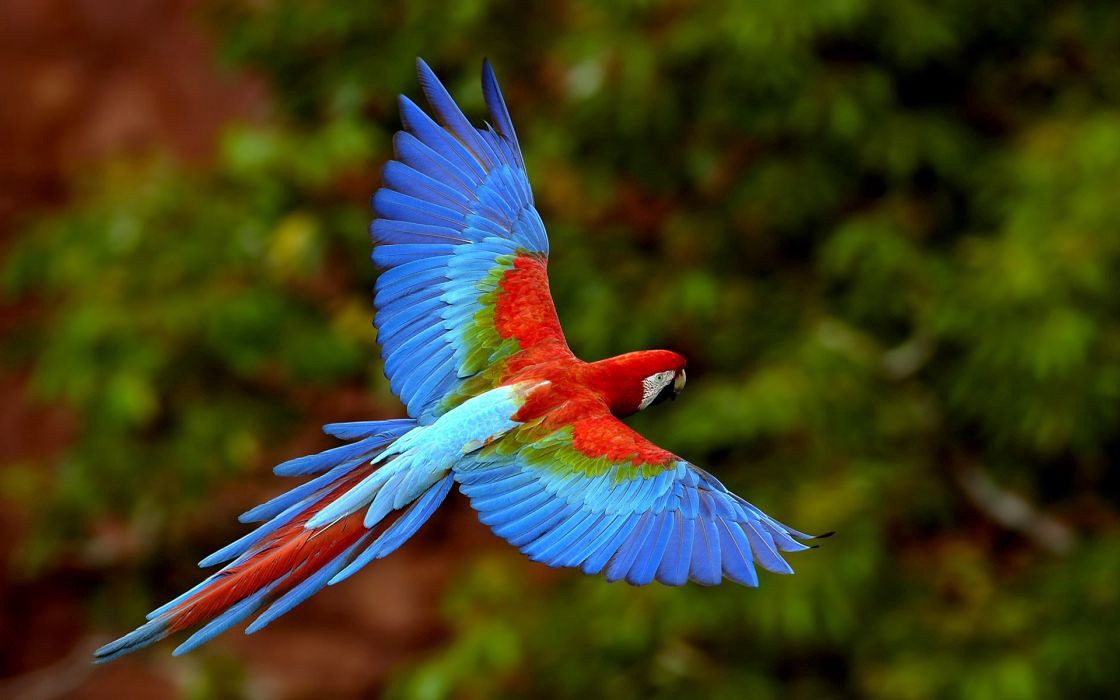
#> input picture ch_11_back_project/sample.jpeg, 1120 x 700 px, given in place of sample.jpg, which was not available
$ python distortion.py
#> lines starting #> are read from the running program, lines starting #| are printed output that depends on the picture; pictures that were not available may be replaced by others from this repository, and a replacement may not be noted
import cv2
import numpy as np
import os.path as osp
from matplotlib import pyplot as plt

file_path = osp.dirname(osp.abspath(__file__))
file_name = 'sample.jpg'
img_file = osp.join(file_path, file_name)
img = cv2.imread(img_file)
#> img is the input picture: shape (700, 1120, 3); mean B, G, R 28.9, 61, 63.5
h, w, _ = img.shape
#> h = 700; w = 1120

# Distort center
EXP, SCALE = 2, 1

mapy, mapx = np.indices((h, w), dtype=np.float32)
mapx, mapy = 2*mapx/(w - 1) - 1, 2*mapy/(h - 1) - 1

r, theta = cv2.cartToPolar(mapx, mapy)
r[r<SCALE] = r[r<SCALE]**EXP

mapx, mapy = cv2.polarToCart(r, theta)
mapx, mapy = (mapx + 1)*(w - 1)/2, (mapy + 1)*(h - 1)/2
distorted = cv2.remap(img, mapx, mapy, cv2.INTER_LINEAR)

cv2.imshow('Original', img)
cv2.imshow('Distorted', distorted)

# Distort Somewhere
dx, dy = 100, 100
normx, normy = max(dx, w - dx), max(dy, h - dy)
#> normx = 1020; normy = 600
mapy, mapx = np.indices((h, w), dtype=np.float32)
mapx, mapy = (mapx - dx)/normx, (mapy - dy)/normy

r, theta = cv2.cartToPolar(mapx, mapy)
r[r<SCALE] = r[r<SCALE]**EXP
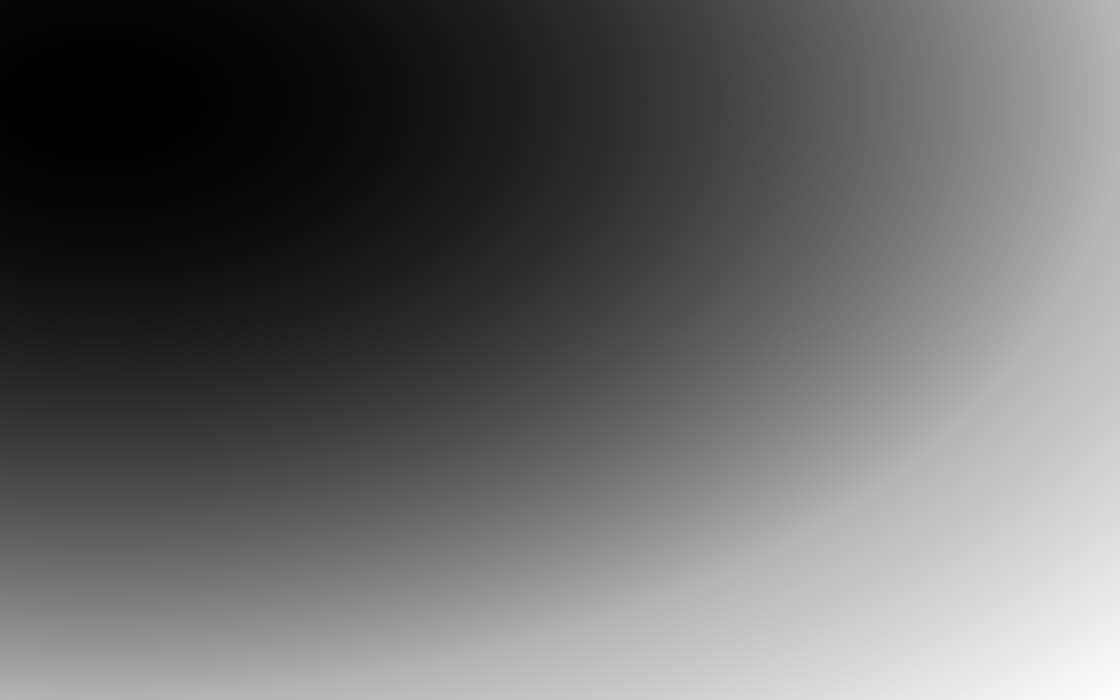
#> r: shape (700, 1120) float32; min 0, max 1.41, mean 0.565; drawn with min black and max white

mapx, mapy = cv2.polarToCart(r, theta)
mapx, mapy = mapx*normx + dx, mapy*normy + dy
distorted = cv2.remap(img, mapx, mapy, cv2.INTER_LINEAR)
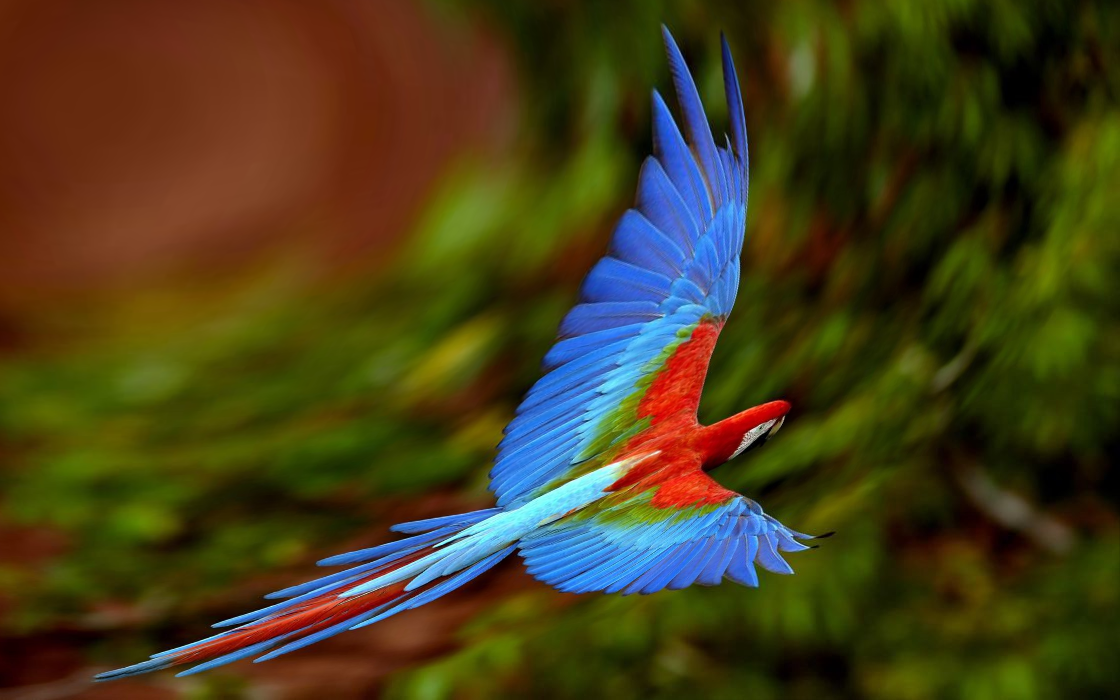
#> distorted: shape (700, 1120, 3); mean B, G, R 27.6, 62, 70.4

# Distort Anywhere
is_dragging = False
x0, y0 = -1, -1
mapx0, mapy0 = None, None
exp = 1
distorted = img.copy()

def distort(img, x, y):
    global mapx0, mapy0, distorted

    h, w, _ = img.shape
    norm_x, norm_y = max(x, w - x), max(y, h - y)
    mapy, mapx = np.indices((h, w), dtype=np.float32)

    mapx, mapy = (mapx - x) / norm_x, (mapy - y) / norm_y
    r, theta = cv2.cartToPolar(mapx, mapy)
    r[r<SCALE] = r[r<SCALE]**exp

    mapx, mapy = cv2.polarToCart(r, theta)
    mapx0, mapy0 = mapx*norm_x + x, mapy*norm_y + y
    distorted = cv2.remap(img, mapx0, mapy0, cv2.INTER_LINEAR)
    cv2.imshow(win_name, distorted)

def onMouse(event, x, y, flag, param):
    global x0, y0, is_dragging
    if event == cv2.EVENT_LBUTTONDOWN:
        is_dragging = True
        x0, y0 = x, y
        distort(img, x, y)
    elif event == cv2.EVENT_MOUSEMOVE:
        if is_dragging:
            x0, y0 = x, y
            distort(img, x, y)
    elif event == cv2.EVENT_LBUTTONUP:
        if is_dragging:
            is_dragging = False

def onChange(x):
    global exp
    exp = (x + 5) / 10
    distort(img, x0, y0)
    cv2.imshow(win_name, distorted)

win_name = 'Distort Anywhere'
cv2.namedWindow(win_name)
cv2.setMouseCallback(win_name, onMouse)
cv2.createTrackbar('EXP', win_name, 5, 15, onChange)
cv2.imshow(win_name, img)

# barrel and pincushion distortion
k11, k12, k13 = 0.5, 0.2, 0.0
k21, k22, k23 = -0.3, 0, 0

mapy, mapx = np.indices((h, w), dtype=np.float32)
mapx = 2*mapx/(w-1) - 1
mapy = 2*mapy/(h-1) - 1
r, theta = cv2.cartToPolar(mapx, mapy)

ru1 = r*(1 + k11*(r**2) + k12*(r**4) + k13*(r**6))
ru2 = r*(1 + k21*(r**2) + k22*(r**4) + k23*(r**6))

mapx1, mapy1 = cv2.polarToCart(ru1, theta)
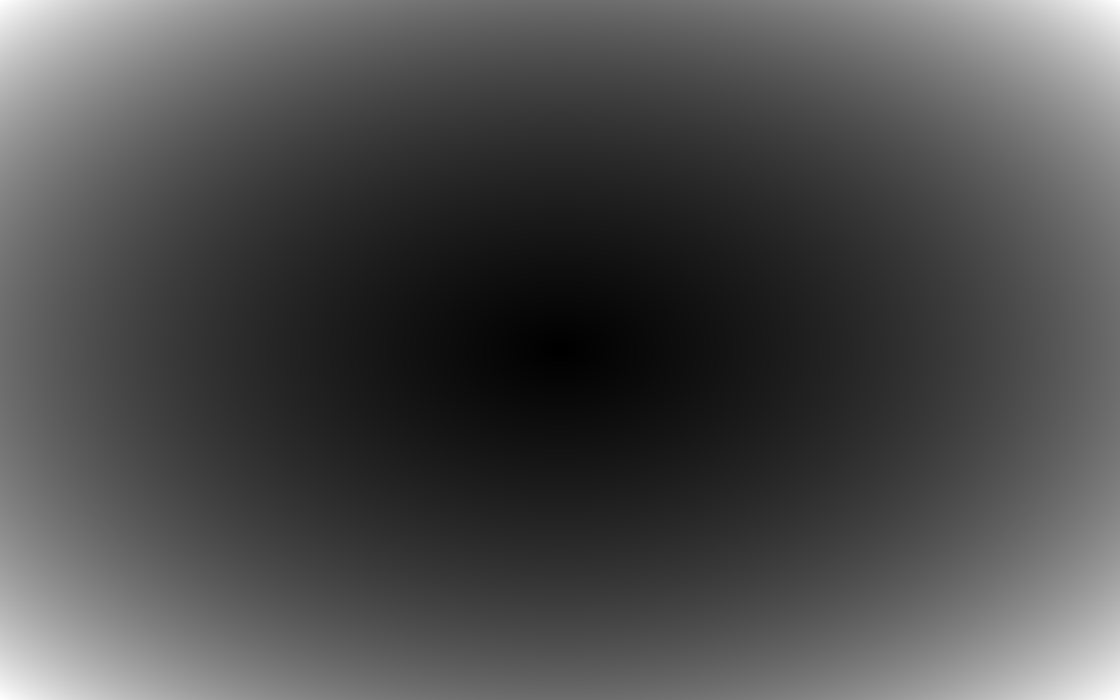
#> ru1: shape (700, 1120) float32; min 0.00169, max 3.96, mean 1.21; drawn with min black and max white
mapx2, mapy2 = cv2.polarToCart(ru2, theta)
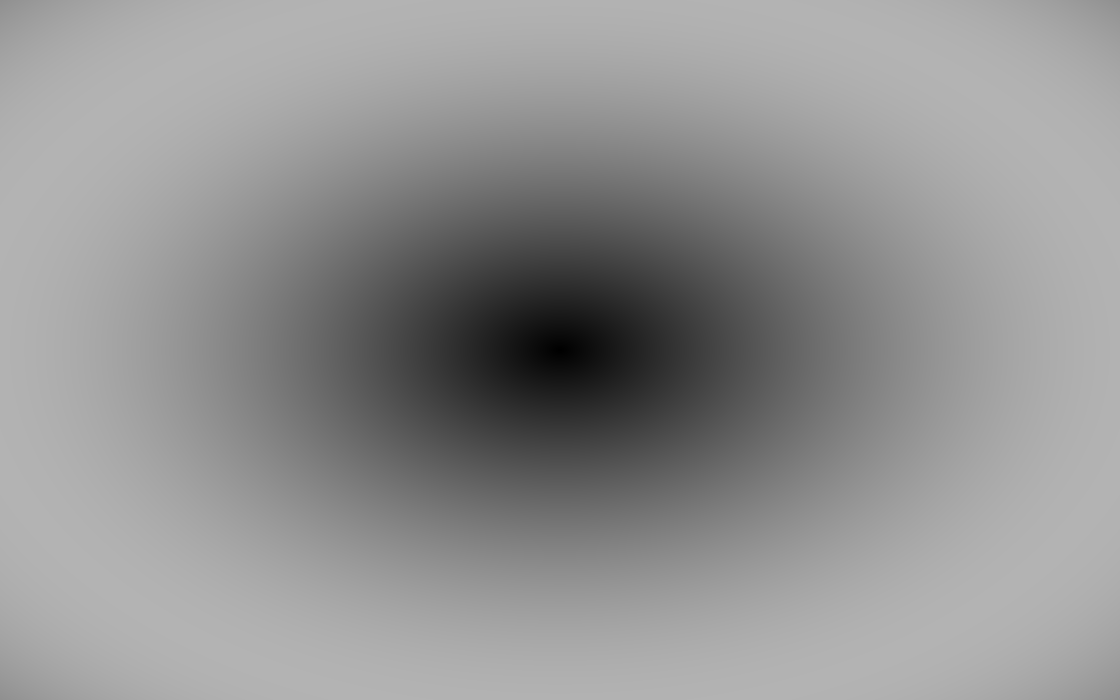
#> ru2: shape (700, 1120) float32; min 0.00169, max 0.703, mean 0.577
mapx1, mapy1 = (mapx1+1)*(w-1)/2, (mapy1+1)*(h-1)/2
mapx2, mapy2 = (mapx2+1)*(w-1)/2, (mapy2+1)*(h-1)/2

distorted1 = cv2.remap(img, mapx1, mapy1, cv2.INTER_LINEAR)
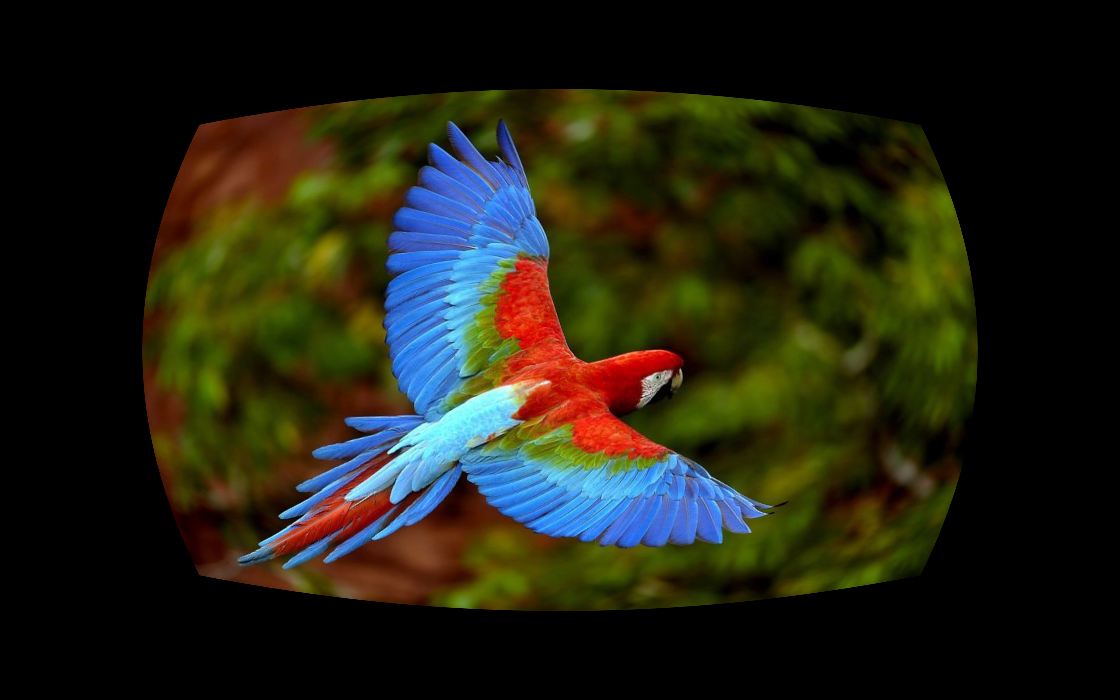
#> distorted1: shape (700, 1120, 3); mean B, G, R 19.1, 33.1, 33.5
distorted2 = cv2.remap(img, mapx2, mapy2, cv2.INTER_LINEAR)
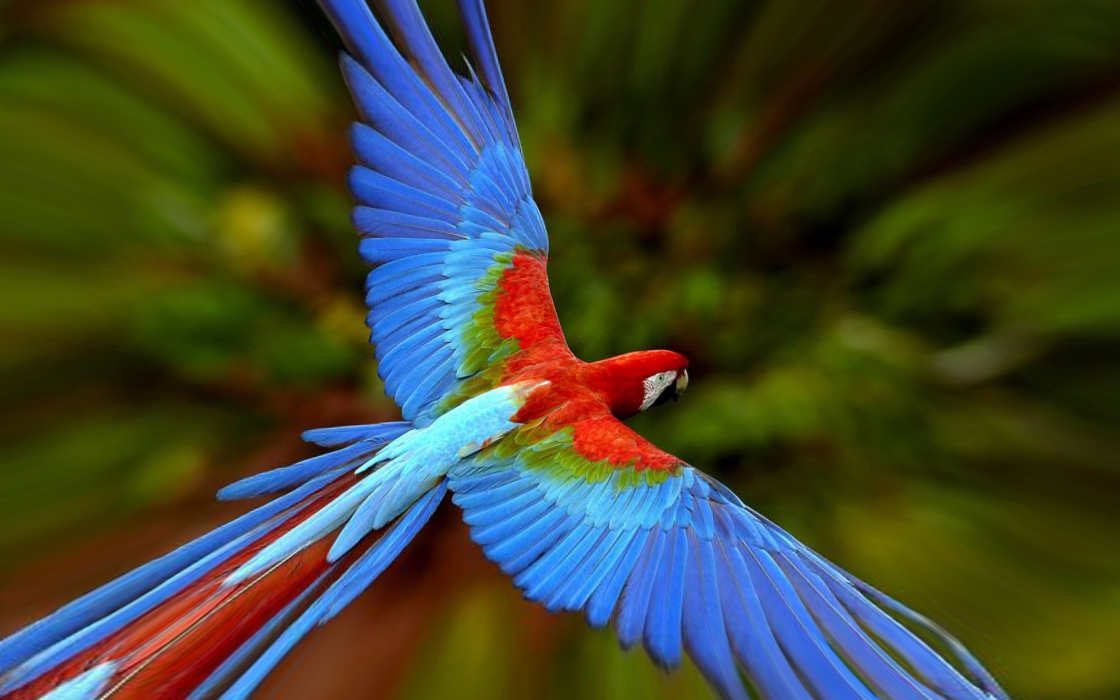
#> distorted2: shape (700, 1120, 3); mean B, G, R 47.1, 69.6, 65.5

plt.subplot(121)
plt.imshow(distorted1)
plt.title('Barrel')
plt.axis('off')
plt.subplot(122)
plt.imshow(distorted2)
plt.title('Barrel')
plt.axis('off')
plt.show()
#> figure, not shown here; B, G, R data is drawn as R, G, B

cv2.waitKey(0)
cv2.destroyAllWindows()
